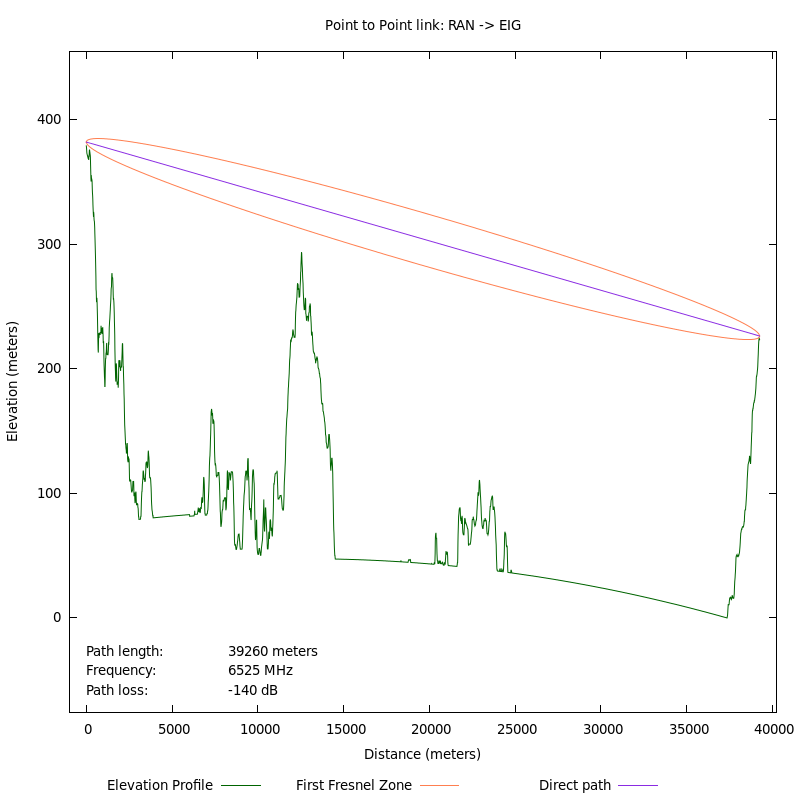

The script that saved this image:

set xlabel "Distance (meters)"
set ylabel "Elevation (meters)"
set xrange[-981.5:40241.5]
set yrange[-75.8382686:455.0296116]
set key off

set terminal pngcairo size 320,320 enhanced font 'Verdana,6'
set output "html/WCB/RAN_EIG_thumb.png"

plot 	"html/WCB/RAN_EIG_terrain.dat" using 1:2 with lines title "Elevation Profile" lt rgb "#006400", 	"html/WCB/RAN_EIG_fresnel.dat" using 1:2 with lines title "First Fresnel Zone" lc rgb "#FF7F50" lt 2, 	"html/WCB/RAN_EIG_fresnel.dat" using 3:4 with lines notitle lc rgb "#FF7F50" lt 2, 	"html/WCB/RAN_EIG_ptp.dat" using 1:2 with lines title "Direct path" lt rgb "#8A2BE2"

set title "Point to Point link: RAN -> EIG"
set key bmargin left horizontal
set label "Path length:" offset graph 0.0,-0.05
set label "39260 meters" offset graph 0.2,-0.05
set label "Frequency:" offset graph 0.0,-0.08
set label "6525 MHz" offset graph 0.2,-0.08
set label "Path loss:" offset graph 0.0,-0.11
set label "-140 dB" offset graph 0.2,-0.11

set terminal pngcairo size 800,800 enhanced font 'Verdana,10'
set output "html/WCB/RAN_EIG.png"
replot

set notitle
set terminal epslatex color size 5.75,6
set output "html/WCB/RAN_EIG.tex"
replot
